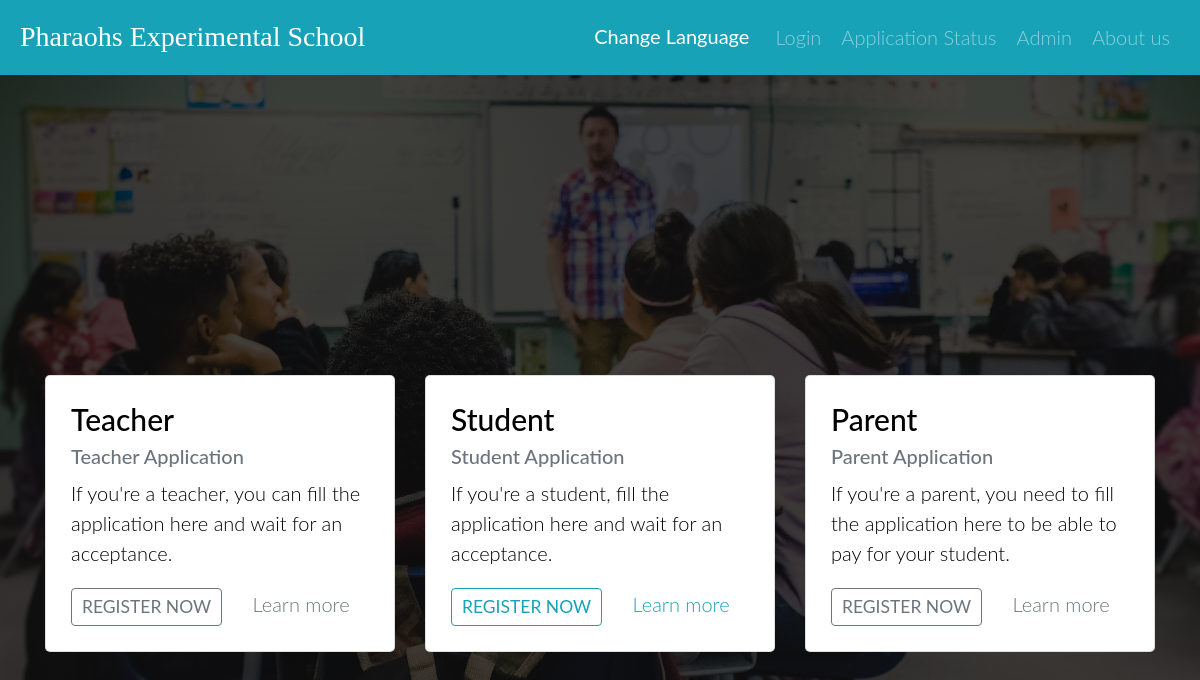
The page / on the database its author committed.
### tables this page shows
CREATE TABLE `languages` (
  `id` int(11) NOT NULL,
  `name` varchar(255) NOT NULL,
  `selected` tinyint(4) NOT NULL
);

CREATE TABLE `word` (
  `id` int(11) NOT NULL,
  `words` varchar(255) NOT NULL,
  `translation_id` int(11) NOT NULL,
  `language_id` int(11) NOT NULL
);

### modules/DB.php (called while the page is built, shortened)
<?php
    class DB
    {
        private static $instance;
        private function __construct()
        {
            $this->db_conn = $this->databaseConnection();
        }
        private function databaseConnection()
        {
            if($db = mysqli_connect('localhost', 'root', '', 'oopse'))
            {
                return $db;
            }
            else
            {
                die(mysqli_error($db));
            }
        }
        public static function getInstance()
        {
            if(!isset(self::$instance)){
                self::$instance = new DB();
            }
            return self::$instance->db_conn;
        }
    }
?>

### languages.php (called while the page is built, shortened)
<?php
    require_once 'modules/DB.php';
    class Languages
    {
        public $mydb;
        public function __construct()
        {
            $this->mydb = DB::getInstance();
        }
        public function getLanguageOfNow()
        {
            $query = "SELECT * FROM languages";
            $queryResult = mysqli_query($this->mydb, $query);
            while($row = mysqli_fetch_assoc($queryResult))
            {
                if($row['selected'] == 1)
                {
                    return $row['name'];
                    break;
                }
            }
        }
    }
?>

### word.php (called while the page is built, shortened)
<?php
    require_once 'modules/DB.php';
    class Word{
    public $mydb;
    public function __construct()
    {
        $this->mydb = DB::getInstance();
    }
    public function getSpecificWord($t_name, $language)
    {
        $language = strtolower($language);
        $query = "SELECT words
                    FROM word w
                    JOIN languages l
                    ON l.id = w.language_id
                    JOIN translation t
                    ON t.id = w.translation_id
                    WHERE t.translation_name = '$t_name' AND l.name = '$language'";
        $queryResult = mysqli_query($this->mydb, $query);
        $rows = mysqli_fetch_assoc($queryResult);
        return $rows['words'];
    }
}
?>

### index.php (the view, shortened to what this page needs)
<?php
    require_once 'word.php';
    require_once 'languages.php';
    $language = new Languages();
    $languageOfNow = $language->getLanguageOfNow();
    $wordModel = new Word();
?>
<!DOCTYPE html>
<html lang="en">
<head>
    <link rel="stylesheet" href="https://maxcdn.bootstrapcdn.com/bootstrap/4.5.2/css/bootstrap.min.css">
    <link rel="stylesheet" type="text/css" href="vendors/css/normalize.css">
    <link rel="stylesheet" type="text/css" href="vendors/css/Grid.css">
    <link rel="stylesheet" type="text/css" href="resources/css/index.css">
</head>
<body>
    <div class="main">
        <nav class="navbar navbar-expand-lg navbar-dark bg-info">
            <a class="titleA navbar-brand" href="#"><?php echo $wordModel->getSpecificWord("home_title", $languageOfNow); ?></a>
            <div class="collapse navbar-collapse justify-content-end" id="navbarNav">
                <ul class="navbar-nav">
                    <form action="#" method="POST">
                <li><input type="submit" value="<?php echo $wordModel->getSpecificWord("nav_0", $languageOfNow); ?>" name="changeLanguage" class="btn btn-info"></li>
                </form>
                    <li><a class="nav-link" href="login.php"><?php echo $wordModel->getSpecificWord("nav_1", $languageOfNow); ?></a></li>
                    <li><a class="nav-link" href="applicationStatus.php"><?php echo $wordModel->getSpecificWord("nav_2", $languageOfNow); ?></a></li>
                    <li><a class="nav-link" href="employeeLogin.php"><?php echo $wordModel->getSpecificWord("nav_3", $languageOfNow); ?></a></li>
                    <li>
                        <a class="nav-link" href="aboutus.php"><?php echo $wordModel->getSpecificWord("nav_4", $languageOfNow); ?></a>
                    </li>
                </ul>
            </div>
        </nav>
        <div class="container">
            <div class="row">
                <div class="col-sm-4">
                    <div class="card">
                        <div class="card-body">
                            <h4 class="card-title"><?php echo $wordModel->getSpecificWord("card1_1", $languageOfNow); ?></h4>
                            <h6 class="card-subtitle mb-2 text-muted"><?php echo $wordModel->getSpecificWord("card1_2", $languageOfNow); ?></h6>
                            <p class="card-text">
                            <?php echo $wordModel->getSpecificWord("card1_3", $languageOfNow); ?>
                            </p>
                            <a href="register.php?type=teacher" class="btn-sm btn btn-outline-secondary card-link"><?php echo $wordModel->getSpecificWord("button1", $languageOfNow); ?></a>
                            <a href="#!" class="card-link text-secondary"><?php echo $wordModel->getSpecificWord("button2", $languageOfNow); ?></a>
                        </div>
                    </div>
                </div>
                <div class="col-sm-4">
                    <div class="card">
                        <div class="card-body">
                            <h4 class="card-title"><?php echo $wordModel->getSpecificWord("card2_1", $languageOfNow); ?></h4>
                            <h6 class="card-subtitle mb-2 text-muted"><?php echo $wordModel->getSpecificWord("card2_2", $languageOfNow); ?></h6>
                            <p class="card-text">
                            <?php echo $wordModel->getSpecificWord("card2_3", $languageOfNow); ?>
                            </p>
                            <a href="register.php?type=student" class="btn-sm btn btn-outline-info card-link"><?php echo $wordModel->getSpecificWord("button1", $languageOfNow); ?></a>
                            <a href="#!" class="card-link text-info"><?php echo $wordModel->getSpecificWord("button2", $languageOfNow); ?></a>
                        </div>
                    </div>
                </div>
                <div class="col-sm-4">
                    <div class="card">
                        <div class="card-body">
                            <h4 class="card-title"><?php echo $wordModel->getSpecificWord("card3_1", $languageOfNow); ?></h4>
                            <h6 class="card-subtitle mb-2 text-muted"><?php echo $wordModel->getSpecificWord("card3_2", $languageOfNow); ?></h6>
                            <p class="card-text">
                            <?php echo $wordModel->getSpecificWord("card3_3", $languageOfNow); ?>
                            </p>
                            <a href="register.php?type=parent" class="btn-sm btn btn-outline-secondary card-link"><?php echo $wordModel->getSpecificWord("button1", $languageOfNow); ?></a>
                            <a href="#!" class="card-link text-secondary"><?php echo $wordModel->getSpecificWord("button2", $languageOfNow); ?></a>
                        </div>
                    </div>
                </div>
            </div>
        </div>
    </div>
</body>
</html>

### resources/css/index.css (style rules this page uses)
* { margin: 0; padding: 0; -webkit-box-sizing: border-box; box-sizing: border-box; }
html, body { background-color: rgb(245, 245, 245); color: #000; font-family: 'Lato', sans-serif, monospace; font-size: 20px; text-rendering: optimizeLegibility; overflow-x: hidden; -webkit-animation: fadein 2s; animation: fadein 2s; font-weight: 300; }
nav { margin-bottom: 300px; }
.titleA { font-family: 'DM Serif Text', serif; font-size: 28px; }
body { height: 100vh; background-image: -webkit-gradient(linear, left top, left bottom, from(rgba(0, 0, 0, 0.80)), to(rgba(0, 0, 0, 0.60))), url(../images/bgimg.jpg); background-image: linear-gradient(rgba(0, 0, 0, 0.70), rgba(0, 0, 0, 0.70)), url(../images/bgimg.jpg); background-size: cover; background-attachment: fixed; background-position: center; }

### rows shown on the page
languages: name.words "Pharaohs Experimental School", changeLanguage "Change Language", name.words "Login", name.words "Application Status", name.words "Admin", name.words "About us", name.words "Teacher", name.words "Teacher Application", name.words "If you're a teacher, you can fill the application here and wait for an acceptance.", name.words "REGISTER NOW", name.words "Learn more", name.words "Student", name.words "Student Application", name.words "If you're a student, fill the application here and wait for an acceptance.", name.words "Parent", name.words "Parent Application", name.words "If you're a parent, you need to fill the application here to be able to pay for your student."
